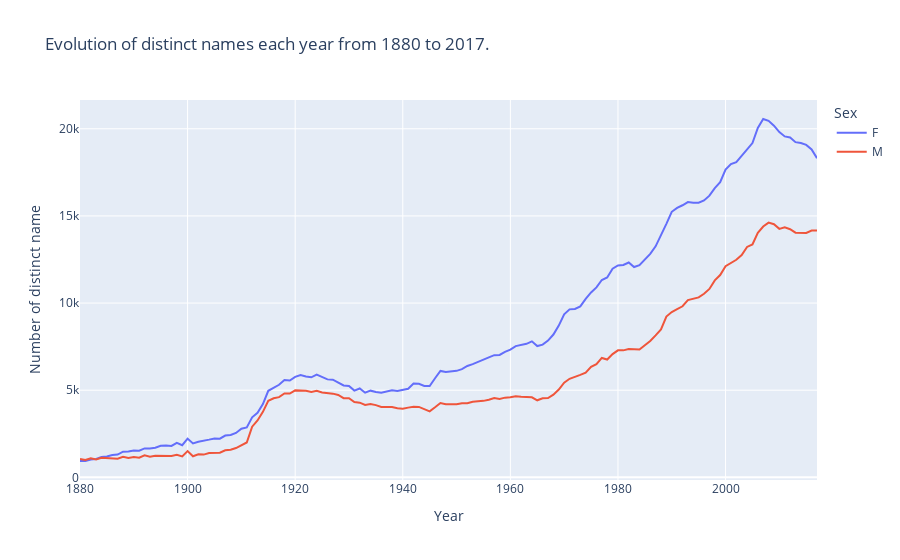

Notebook cell for this chart:
### Code cell
df_pand = nb_distinct_name_year.toPandas()
fig = px.line(df_pand, x='year', y='count', color='sex',
              title='Evolution of distinct names each year from 1880 to 2017.',
              labels={'count':'Number of distinct name', 'year':'Year', 'sex': 'Gender'})
fig.show()

### Figure 1 — Plotly figure (JSON) as saved in the notebook; plotly's stock layout.template omitted (floating-point values rounded to 4 significant figures; data arrays with more than 128 entries replaced by an {"elided": "..."} marker saying what was removed)
{"data": [{"hovertemplate": "Sex=F<br>Year=%{x}<br>Number of distinct name=%{y}<extra></extra>", "legendgroup": "F", "line": {"color": "#636efa", "dash": "solid"}, "mode": "lines", "name": "F", "orientation": "v", "showlegend": true, "type": "scatter", "x": {"elided": "138 int values"}, "xaxis": "x", "y": {"elided": "138 int values"}, "yaxis": "y"}, {"hovertemplate": "Sex=M<br>Year=%{x}<br>Number of distinct name=%{y}<extra></extra>", "legendgroup": "M", "line": {"color": "#EF553B", "dash": "solid"}, "mode": "lines", "name": "M", "orientation": "v", "showlegend": true, "type": "scatter", "x": {"elided": "138 int values"}, "xaxis": "x", "y": {"elided": "138 int values"}, "yaxis": "y"}], "layout": {"legend": {"title": {"text": "Sex"}, "tracegroupgap": 0}, "title": {"text": "Evolution of distinct names each year from 1880 to 2017."}, "xaxis": {"anchor": "y", "domain": [0, 1], "title": {"text": "Year"}}, "yaxis": {"anchor": "x", "domain": [0, 1], "title": {"text": "Number of distinct name"}}}}
